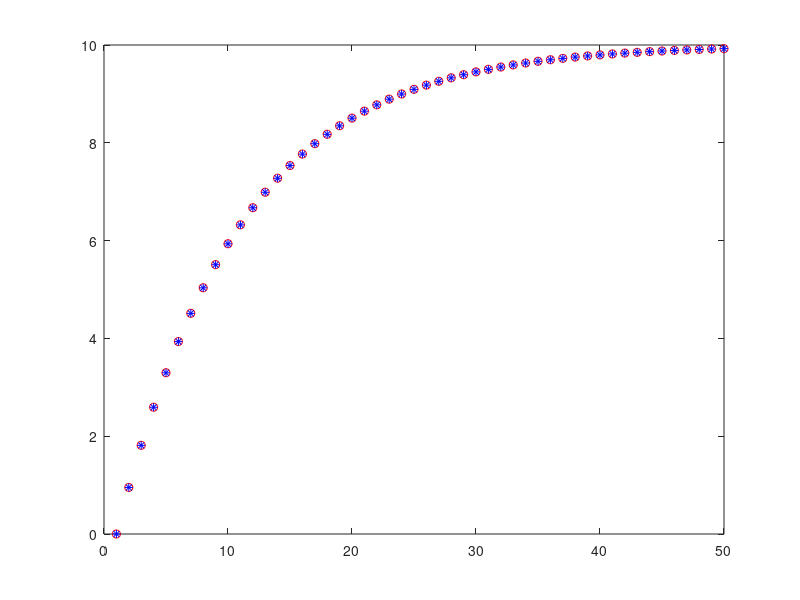

MATLAB code for this plot:
Tmax1=5000;dt=0.01;Tmax2=Tmax1*dt;
p=1;k=0.1;
E=zeros(1,Tmax1);               %Prepare a vector E to store the solution by Euler method
for T=1:Tmax1-1                 %Calculate E by Euler method with end time Tmax1
    E(T+1)=(p-k*E(T))*dt+E(T);
end
E1=zeros(1,Tmax2);              %Prepare a vector E1 to store the values of E thinned out in the time direction
for T=1:Tmax2                   %Calculate E1 with E thinned out in time direction with end time Tmax2
    E1(T)=E((T-1)/dt+1);        %Map E on E1 according to Fig. 3.5
end
T2=1:Tmax2;                     %Prepare a time vector T2 with the end time Tmax2
E2=zeros(1,Tmax2);              %Prepare a vector E2 to store the exact solution
E2(1,:)=(1-exp(-k*(T2-1)))*p/k; %Calculate the exact solution E2 using T2
plot(T2,E1,'ro',T2,E2,'b*');    %Plot the numerical solution E1 and the exact solution E2